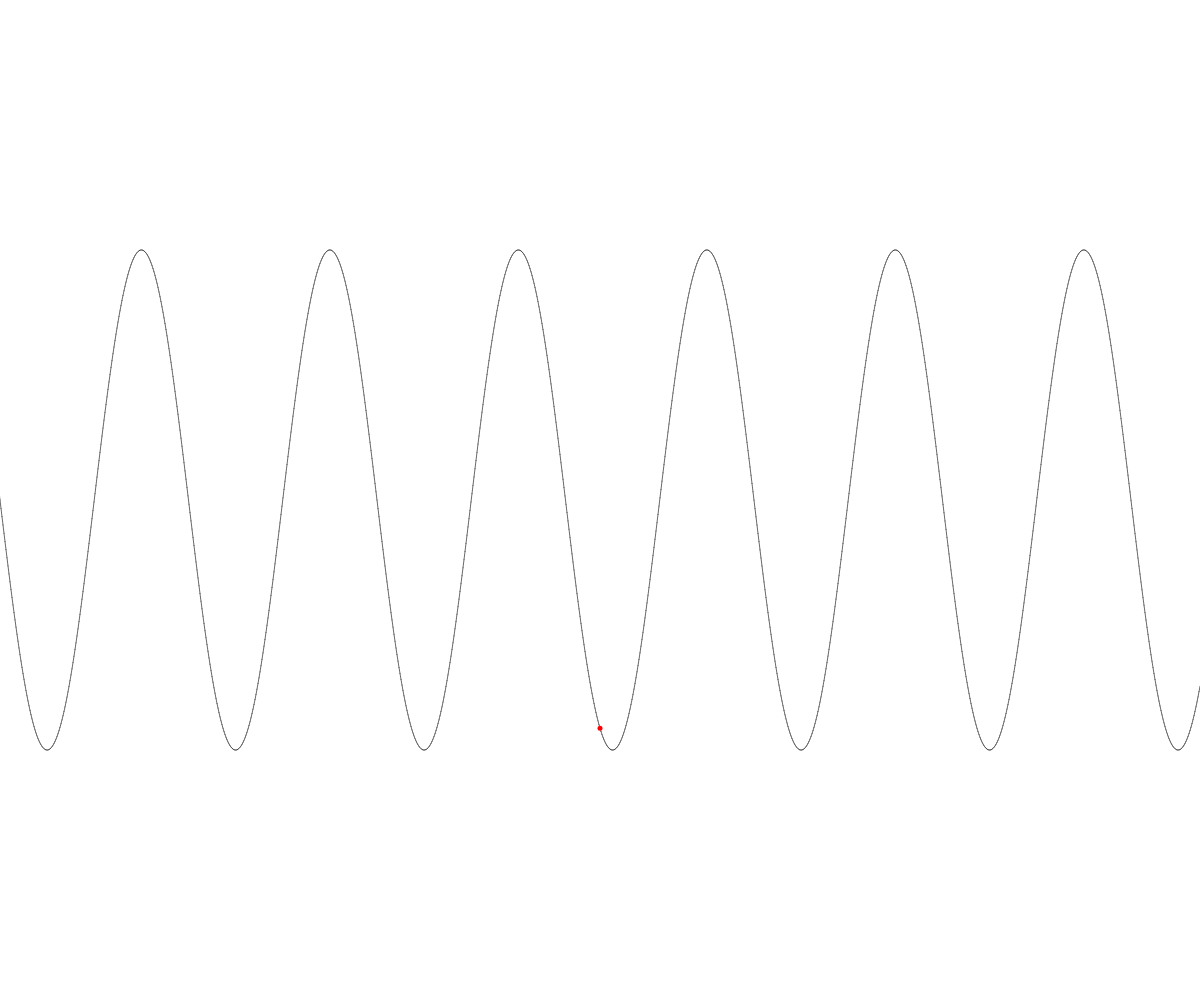
Frame 1 (no input)
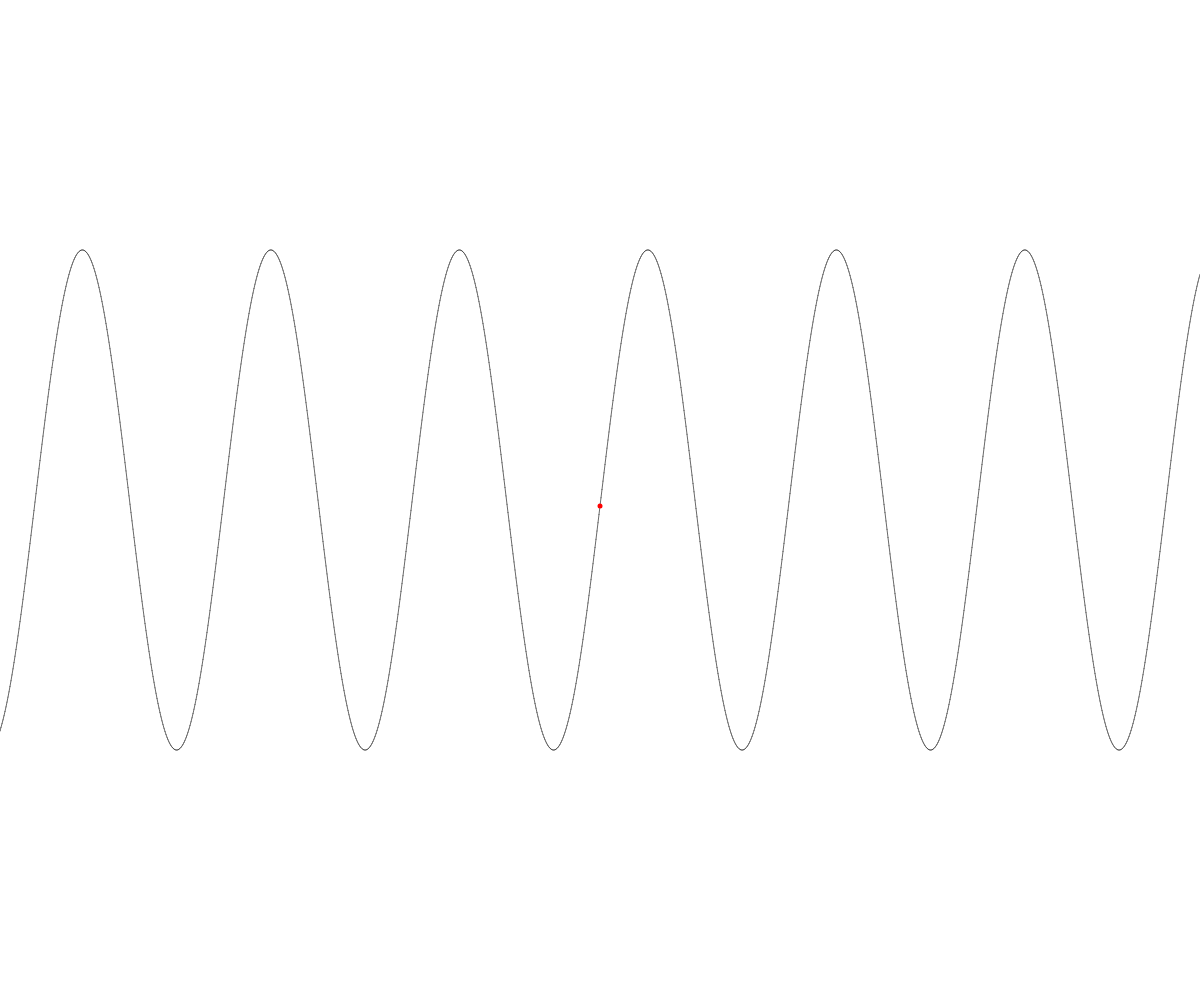
Frame 60 (no input)
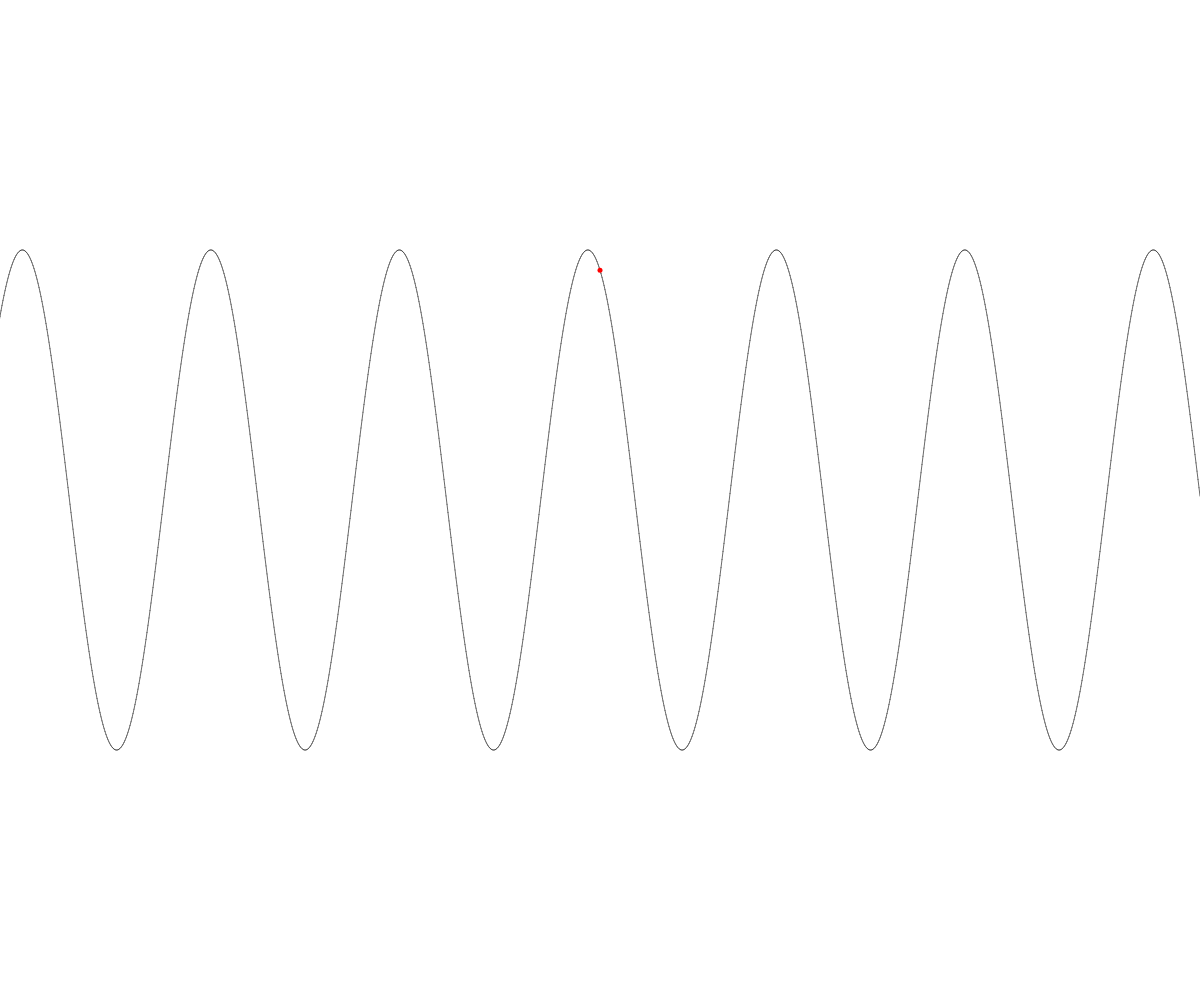
Frame 120 (the mouse pressed at the canvas centre since frame 60)

The p5.js sketch that drew these frames (run headless with seeded random() and noise() and a simulated clock; from frame 60 on, the mouse is pressed at the canvas centre):

// p5.js sketch
// ── sketch.js
var a = 0;
var b = 0;
function setup() {
  createCanvas(windowWidth,windowHeight);
  background(255);
  fill(0);
}

function draw() {
  clear();
    strokeWeight(1);
  stroke(0,150);
  for(var x = 0; x <= width; x++){
    line(x-1,map(sin(((x-1+b)/30)),-1,1,0,height/2) + height/4,x,map(sin(((x+b)/30)),-1,1,0,height/2)+ height/4);
  }
  stroke("red");
  strokeWeight(5);
  point(width/2,map(sin((((width/2)+b)/30)),-1,1,0,height/2)+ height/4);
  b++;
}
